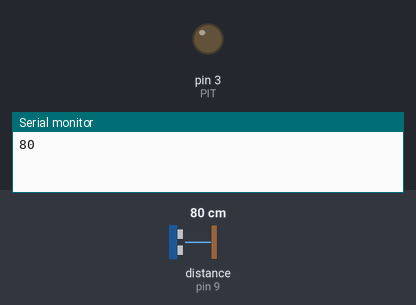
The sketch below on a simulated Arduino Uno, built with avr-gcc and run on an emulated ATmega328P. On the bench: output pins drawn as LEDs (lit = HIGH), the last lines printed to the serial monitor. Wiring (inferred from the names in the program): ultrasonic range finder: trigger pin 10; echo pin 9. Dashed ring = blinking. The test bench sets the inputs (shaded band); at power-on: distance to the obstacle (sensor on pin 9) 80 cm. The echo pulse lasts 58.3 µs per cm; pins used as bus, display or sensor lines are not drawn.

Above: at 0.1 s.
At 1.8 s:
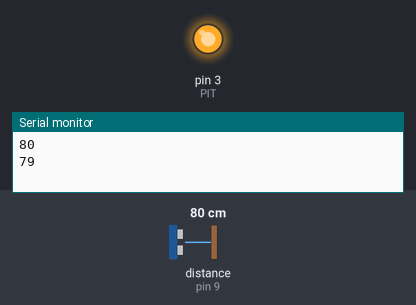
1.9 s: distance to the obstacle (sensor on pin 9) set to 2 cm
At 2.63 s:
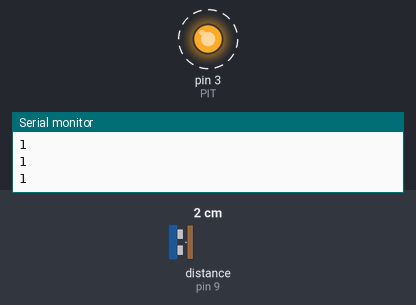
5.4 s: distance to the obstacle (sensor on pin 9) set to 60 cm
Timing chart, 0 to 14.9 s (numbered marks = the images above; inputs shaded):
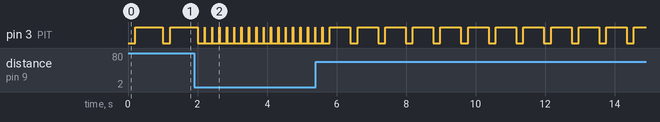

The sketch:

SensorUltrasonico.ino
```cpp
int TRIG = 10;
int ECO = 9;
int PIT = 3;
int DURACION;
int DISTANCIA;

void setup(){
  pinMode(TRIG, OUTPUT);
  pinMode(ECO, INPUT);
  pinMode(PIT, OUTPUT);
  Serial.begin(9600); //Inicia comunicación monitor serial
}

void loop(){
  digitalWrite(TRIG, HIGH);     //Se enciende el pin TRIG del sensor
  delay(1);                     //Se espera un milisegundo
  digitalWrite(TRIG, LOW);      //Se apaga el el pin TRIG del sensor
  DURACION = pulseIn(ECO, HIGH);  //Lee la pulsación del pin ECO
  DISTANCIA = DURACION / 58.2;    //Divide la duración entre 58.2, valor dado por el fabricante, para obtener la distancia.
  Serial.println(DISTANCIA);   //Muestra la distancia en el monitor serial
  delay(200);
  if (DISTANCIA <= 100 && DISTANCIA >= 0){  //Si la distancia es menor que 100 y mayor que cero
    digitalWrite(PIT, HIGH);  //Se enciende el zumbador
    delay(DISTANCIA * 10);    //Espera el tiempo, que és la distancia x10, Así pitara mas rápido si está mas cerca.
    digitalWrite(PIT, LOW);   //Se para el pitido
  }
}
```

Measured:
- after the input at 1.9 s, pin 3 (PIT): alternates HIGH for 0.01 s and LOW for 0.20 s, starting after 0.31 s
